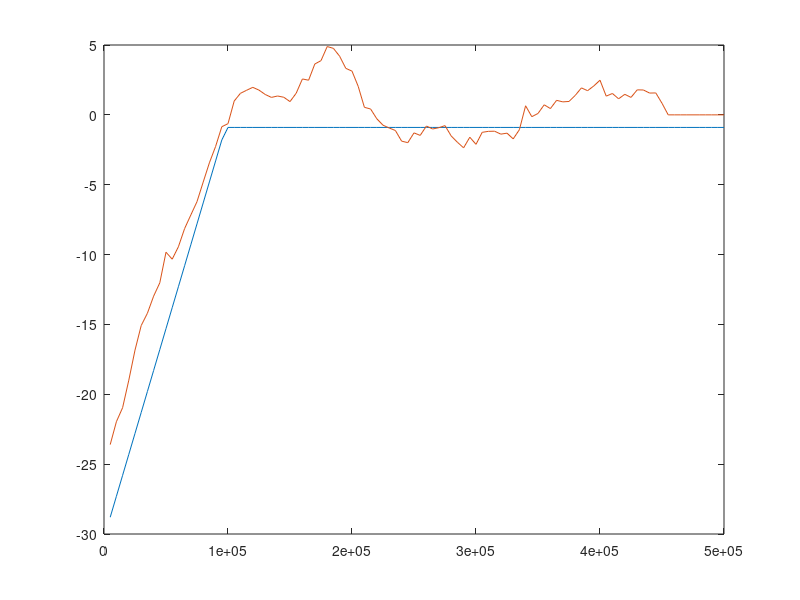

MATLAB code to generate this figure:
clear all
y = [5000 , -27.599999999999994 , 0.040000000000001576 ;
10000 , -31.999999999999993 , 0.0899999999999978 ;
15000 , -24.5 , 0.13999999999999924 ;
20000 , -34.1 , 0.19000000000004924 ;
25000 , -27.5 , 0.24000000000009925 ;
30000 , -29.799999999999994 , 0.29000000000014925 ;
35000 , -17.800000000000004 , 0.34000000000019925 ;
40000 , -20.0 , 0.39000000000024926 ;
45000 , -19.799999999999997 , 0.44000000000029926 ;
50000 , -22.39999999999999 , 0.49000000000034927 ;
55000 , -8.100000000000009 , 0.5400000000001772 ;
60000 , -15.600000000000001 , 0.5899999999999497 ;
65000 , -14.500000000000007 , 0.6399999999997221 ;
70000 , -14.400000000000002 , 0.6899999999994946 ;
75000 , -6.0000000000000036 , 0.739999999999267 ;
80000 , -12.200000000000005 , 0.7899999999990395 ;
85000 , -9.000000000000004 , 0.8399999999988119 ;
90000 , -7.800000000000004 , 0.8899999999985844 ;
95000 , -10.200000000000003 , 0.9399999999983568 ;
100000 , -0.4999999999999992 , 0.9700049999984423 ;
105000 , -13.100000000000007 , 0.9700049999984423 ;
110000 , -6.700000000000007 , 0.9700049999984423 ;
115000 , -1.4999999999999996 , 0.9700049999984423 ;
120000 , -4.699999999999999 , 0.9700049999984423 ;
125000 , 3.6000000000000023 , 0.9700049999984423 ;
130000 , 1.800000000000002 , 0.9700049999984423 ;
135000 , 4.799999999999991 , 0.9700049999984423 ;
140000 , 3.8999999999999995 , 0.9700049999984423 ;
145000 , 3.8999999999999986 , 0.9700049999984423 ;
150000 , 1.7000000000000006 , 0.9700049999984423 ;
155000 , 3.100000000000001 , 0.9700049999984423 ;
160000 , -1.199999999999998 , 0.9700049999984423 ;
165000 , 0.7000000000000012 , 0.9700049999984423 ;
170000 , -2.5999999999999983 , 0.9700049999984423 ;
175000 , 1.5999999999999983 , 0.9700049999984423 ;
180000 , -1.2999999999999976 , 0.9700049999984423 ;
185000 , 2.7000000000000015 , 0.9700049999984423 ;
190000 , 4.899999999999998 , 0.9700049999984423 ;
195000 , 3.0000000000000018 , 0.9700049999984423 ;
200000 , -1.399999999999999 , 0.9700049999984423 ;
205000 , 9.09999999999999 , 0.9700049999984423 ;
210000 , 8.999999999999996 , 0.9700049999984423 ;
215000 , -0.19999999999999815 , 0.9700049999984423 ;
220000 , 8.999999999999991 , 0.9700049999984423 ;
225000 , 4.000000000000002 , 0.9700049999984423 ;
230000 , 8.79999999999999 , 0.9700049999984423 ;
235000 , 1.4000000000000021 , 0.9700049999984423 ;
240000 , -0.6999999999999994 , 0.9700049999984423 ;
245000 , -5.7000000000000055 , 0.9700049999984423 ;
250000 , -3.399999999999998 , 0.9700049999984423 ;
255000 , -1.799999999999999 , 0.9700049999984423 ;
260000 , -6.000000000000002 , 0.9700049999984423 ;
265000 , -1.3999999999999992 , 0.9700049999984423 ;
270000 , 2.0000000000000027 , 0.9700049999984423 ;
275000 , -0.5999999999999985 , 0.9700049999984423 ;
280000 , 6.799999999999994 , 0.9700049999984423 ;
285000 , -0.39999999999999847 , 0.9700049999984423 ;
290000 , -8.300000000000004 , 0.9700049999984423 ;
295000 , -6.799999999999999 , 0.9700049999984423 ;
300000 , 3.599999999999999 , 0.9700049999984423 ;
305000 , -3.6000000000000045 , 0.9700049999984423 ;
310000 , 0.6999999999999992 , 0.9700049999984423 ;
315000 , -3.4999999999999987 , 0.9700049999984423 ;
320000 , 2.9000000000000017 , 0.9700049999984423 ;
325000 , 0.9000000000000005 , 0.9700049999984423 ;
330000 , -0.5999999999999989 , 0.9700049999984423 ;
335000 , -4.9 , 0.9700049999984423 ;
340000 , -12.300000000000006 , 0.9700049999984423 ;
345000 , 0.800000000000002 , 0.9700049999984423 ;
350000 , -1.4999999999999973 , 0.9700049999984423 ;
355000 , 5.000000000000002 , 0.9700049999984423 ;
360000 , 1.4000000000000017 , 0.9700049999984423 ;
365000 , -3.399999999999998 , 0.9700049999984423 ;
370000 , 0.8000000000000007 , 0.9700049999984423 ;
375000 , 1.6000000000000014 , 0.9700049999984423 ;
380000 , -4.7 , 0.9700049999984423 ;
385000 , 1.7000000000000013 , 0.9700049999984423 ;
390000 , 4.799999999999999 , 0.9700049999984423 ;
395000 , -7.000000000000004 , 0.9700049999984423 ;
400000 , 0.8000000000000025 , 0.9700049999984423 ;
405000 , 11.199999999999989 , 0.9700049999984423 ;
410000 , -1.299999999999998 , 0.9700049999984423 ;
415000 , 2.500000000000001 , 0.9700049999984423 ;
420000 , -0.29999999999999816 , 0.9700049999984423 ;
425000 , 1.9000000000000017 , 0.9700049999984423 ;
430000 , -0.39999999999999913 , 0.9700049999984423 ;
435000 , 7.099999999999997 , 0.9700049999984423 ;
440000 , 2.800000000000002 , 0.9700049999984423 ;
445000 , -3.5999999999999983 , 0.9700049999984423 ;
450000 , 4.899999999999997 , 0.9700049999984423 ;
455000 , -0.19999999999999893 , 0.9700049999984423 ;
460000 , 0.6000000000000018 , 0.9700049999984423 ;
465000 , -1.299999999999998 , 0.9700049999984423 ;
470000 , 2.9000000000000026 , 0.9700049999984423 ;
475000 , -0.2999999999999985 , 0.9700049999984423 ;
480000 , 5.000000000000002 , 0.9700049999984423 ;
485000 , 6.999999999999995 , 0.9700049999984423 ;
490000 , 0.600000000000001 , 0.9700049999984423 ;
495000 , -3.499999999999999 , 0.9700049999984423 ;
500000 , -2.4999999999999987 , 0.9700049999984423 ;]

g = zeros(length(y),1)
goose = 10
for i = 1:length(y)-goose
    temp_num = 0
    for j = 1:goose
        temp_num = temp_num+y(i+j,2)
    end
    g(i) = temp_num/goose
end


plot(y(:,1),y(:,3)*30-30)
hold on
plot(y(:,1),g)
hold on